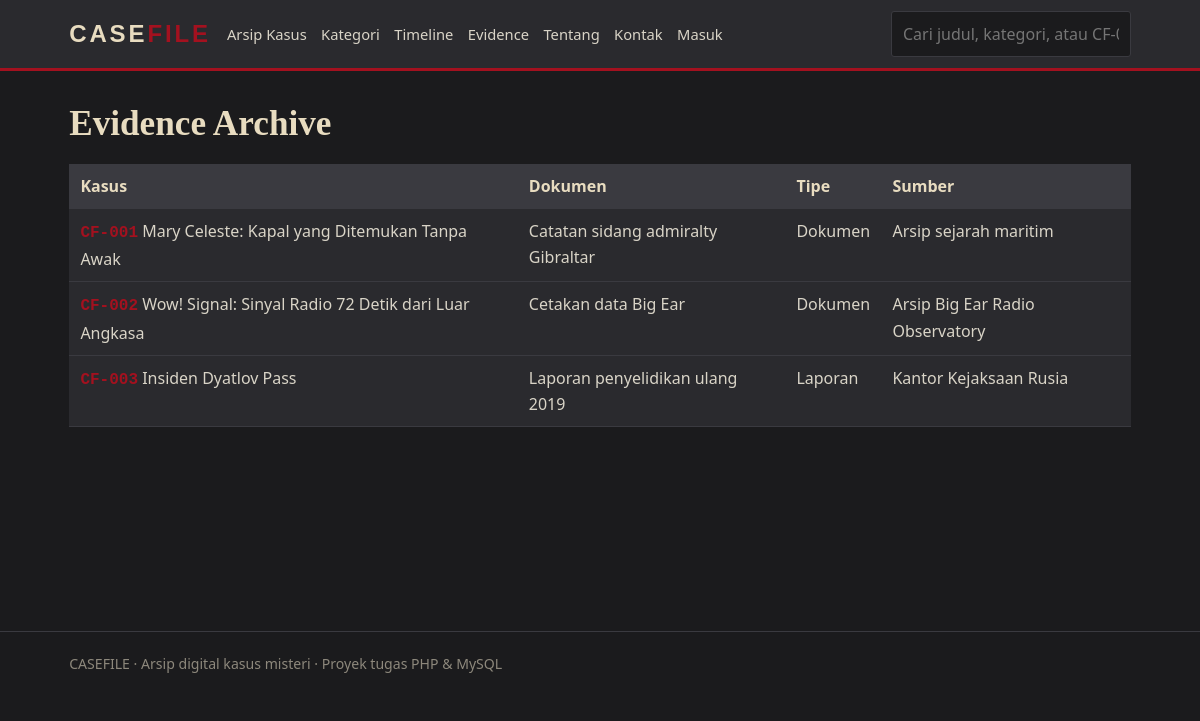
The app's page /evidence.php with its own data.
### tables this page shows
CREATE TABLE article_evidence (
  id INT AUTO_INCREMENT PRIMARY KEY,
  article_id INT NOT NULL,
  judul VARCHAR(150) NOT NULL,
  tipe VARCHAR(30) NOT NULL DEFAULT 'Sumber',
  sumber VARCHAR(150),
  url VARCHAR(255),
  FOREIGN KEY (article_id) REFERENCES articles(id) ON DELETE CASCADE
);

CREATE TABLE articles (
  id INT AUTO_INCREMENT PRIMARY KEY,
  case_id VARCHAR(10) NOT NULL UNIQUE,
  judul VARCHAR(200) NOT NULL,
  ringkasan VARCHAR(300) NOT NULL,
  isi MEDIUMTEXT NOT NULL,
  category_id INT NOT NULL,
  author_id INT NOT NULL,
  admin_id INT NULL,
  status ENUM('Solved','Unsolved','Ongoing Investigation','Historical') NOT NULL DEFAULT 'Historical',
  lokasi VARCHAR(100) NOT NULL,
  tahun SMALLINT NOT NULL,
  editors_note TEXT,
  views INT NOT NULL DEFAULT 0,
  created_at TIMESTAMP DEFAULT CURRENT_TIMESTAMP,
  FOREIGN KEY (category_id) REFERENCES categories(id),
  FOREIGN KEY (author_id) REFERENCES authors(id),
  FOREIGN KEY (admin_id) REFERENCES admins(id) ON DELETE SET NULL
);

### koneksi.php (called while the page is built, shortened)
<?php
function e($s) { return htmlspecialchars((string)$s, ENT_QUOTES, 'UTF-8'); }

### evidence.php (the view)
<?php
$title = 'Evidence Archive'; include 'includes/header.php';
$r = $conn->query("SELECT v.*,a.case_id,a.judul kasus,a.id aid FROM article_evidence v JOIN articles a ON a.id=v.article_id ORDER BY a.case_id");
?>
<h1>Evidence Archive</h1>
<table><tr><th>Kasus</th><th>Dokumen</th><th>Tipe</th><th>Sumber</th></tr>
<?php while ($v = $r->fetch_assoc()): ?>
  <tr><td><a href="case_detail.php?id=<?= $v['aid'] ?>"><span class="cid"><?= e($v['case_id']) ?></span> <?= e($v['kasus']) ?></a></td>
  <td><?= $v['url'] ? '<a href="' . e($v['url']) . '" target="_blank" rel="noopener">' . e($v['judul']) . '</a>' : e($v['judul']) ?></td>
  <td><?= e($v['tipe']) ?></td><td><?= e($v['sumber']) ?></td></tr>
<?php endwhile; ?></table>
<?php include 'includes/footer.php'; ?>

### assets/style.css (style rules this page uses)
:root { --char:#1b1b1d;--gray:#2a2a2e;--gray2:#3a3a40;--red:#a3111f;--paper:#e8dcc0;--ink:#d9d4c7 }
* { box-sizing:border-box }
body { margin:0;background:var(--char);color:var(--ink);font:16px/1.65 "Segoe UI",system-ui,sans-serif }
a { color:inherit;text-decoration:none }
h1,h2,h3 { font-family:Georgia,"Times New Roman",serif;color:var(--paper);line-height:1.25;margin:.2em 0 .5em }
h1 { font-size:2.2rem }
.cid { font-family:Consolas,monospace;color:var(--red);font-weight:700 }
table { width:100%;border-collapse:collapse;background:var(--gray) }
th,td { padding:.55rem .7rem;border-bottom:1px solid var(--gray2);text-align:left;vertical-align:top }
th { background:var(--gray2);color:var(--paper) }

### records on screen
article_evidence: article.case_id "CF-001", article.judul "Mary Celeste: Kapal yang Ditemukan Tanpa Awak", judul "Catatan sidang admiralty Gibraltar", tipe "Dokumen", sumber "Arsip sejarah maritim"
article_evidence: article.case_id "CF-002", article.judul "Wow! Signal: Sinyal Radio 72 Detik dari Luar Angkasa", judul "Cetakan data Big Ear", tipe "Dokumen", sumber "Arsip Big Ear Radio Observatory"
article_evidence: article.case_id "CF-003", article.judul "Insiden Dyatlov Pass", judul "Laporan penyelidikan ulang 2019", tipe "Laporan", sumber "Kantor Kejaksaan Rusia"
